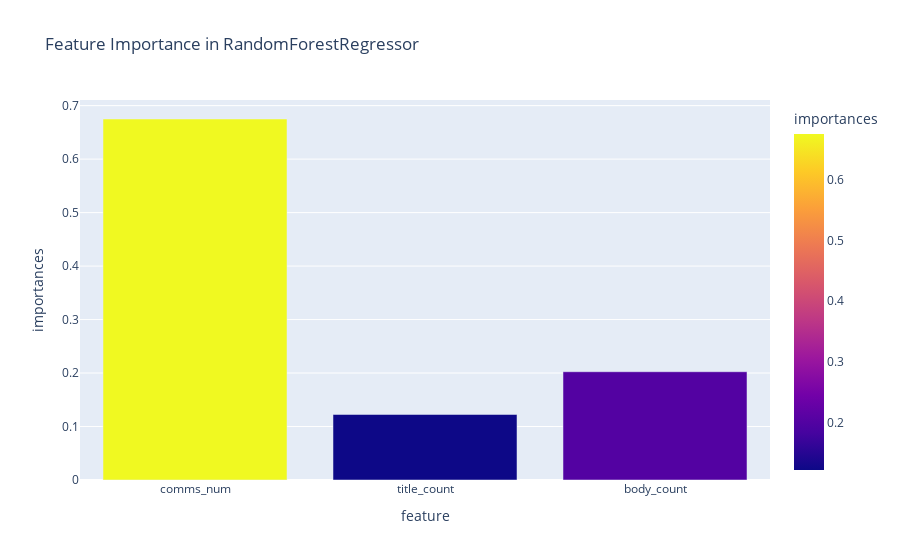

Notebook code for this chart:
### Code cell
importances = forest.feature_importances_
feature_names = forest.feature_names_in_
df3 = pd.DataFrame({"importances":importances,"feature":feature_names })

fig = px.bar(df3, x='feature', y='importances',
             color='importances', 
            title="Feature Importance in RandomForestRegressor "
            )
fig.show()

### Figure 1 — Plotly figure (JSON) as saved in the notebook; plotly's stock layout.template omitted (floating-point values rounded to 4 significant figures)
{"data": [{"alignmentgroup": "True", "hovertemplate": "feature=%{x}<br>importances=%{marker.color}<extra></extra>", "legendgroup": "", "marker": {"color": [0.675, 0.1225, 0.2025], "coloraxis": "coloraxis", "pattern": {"shape": ""}}, "name": "", "offsetgroup": "", "orientation": "v", "showlegend": false, "textposition": "auto", "type": "bar", "x": ["comms_num", "title_count", "body_count"], "xaxis": "x", "y": [0.675, 0.1225, 0.2025], "yaxis": "y"}], "layout": {"barmode": "relative", "coloraxis": {"colorbar": {"title": {"text": "importances"}}, "colorscale": [[0, "#0d0887"], [0.1111, "#46039f"], [0.2222, "#7201a8"], [0.3333, "#9c179e"], [0.4444, "#bd3786"], [0.5556, "#d8576b"], [0.6667, "#ed7953"], [0.7778, "#fb9f3a"], [0.8889, "#fdca26"], [1, "#f0f921"]]}, "legend": {"tracegroupgap": 0}, "title": {"text": "Feature Importance in RandomForestRegressor "}, "xaxis": {"anchor": "y", "domain": [0, 1], "title": {"text": "feature"}}, "yaxis": {"anchor": "x", "domain": [0, 1], "title": {"text": "importances"}}}}
